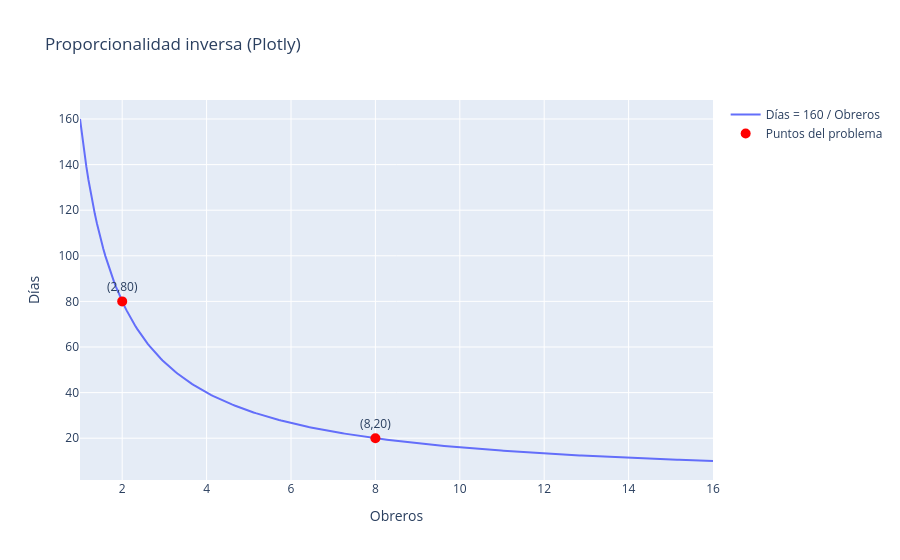

The code cell stored with this chart in its notebook:
### Code cell
# --- Plotly ---
fig = go.Figure()
fig.add_trace(go.Scatter(x=x, y=y, mode='lines', name='Días = 160 / Obreros'))
fig.add_trace(go.Scatter(x=[8, 2], y=[20, 80], mode='markers+text',
                         text=['(8,20)', '(2,80)'], textposition='top center',
                         marker=dict(color='red', size=10), name='Puntos del problema'))
fig.update_layout(title='Proporcionalidad inversa (Plotly)',
                  xaxis_title='Obreros',
                  yaxis_title='Días')
fig.show()
fig.write_image(r"C:\Users\marco\Downloads\proporcionalidad_inversa.png")

### Figure 1 — Plotly figure (JSON) as saved in the notebook; plotly's stock layout.template omitted (floating-point values rounded to 4 significant figures; data arrays with more than 128 entries replaced by an {"elided": "..."} marker saying what was removed)
{"data": [{"mode": "lines", "name": "Días = 160 / Obreros", "type": "scatter", "x": {"elided": "300 float values"}, "y": {"elided": "300 float values"}}, {"marker": {"color": "red", "size": 10}, "mode": "markers+text", "name": "Puntos del problema", "text": ["(8,20)", "(2,80)"], "textposition": "top center", "type": "scatter", "x": [8, 2], "y": [20, 80]}], "layout": {"title": {"text": "Proporcionalidad inversa (Plotly)"}, "xaxis": {"title": {"text": "Obreros"}}, "yaxis": {"title": {"text": "Días"}}}}
